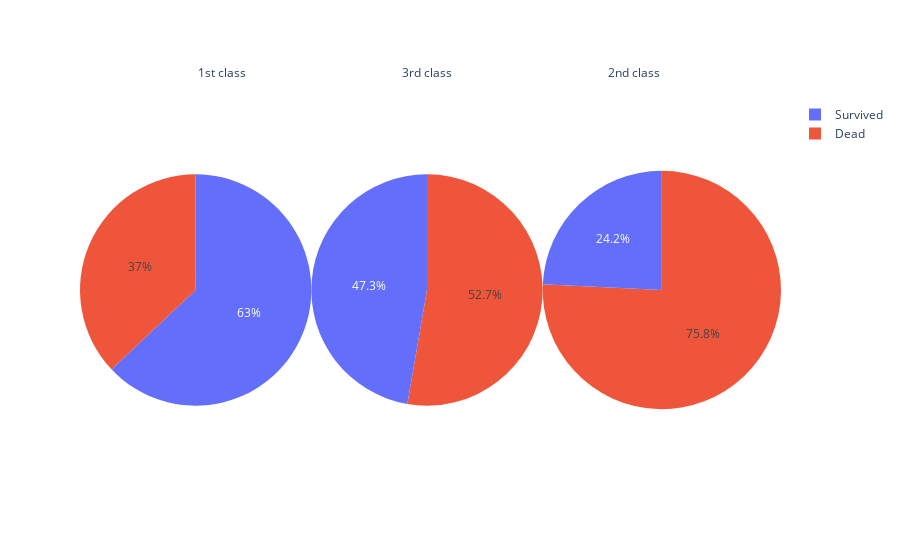

Notebook cell for this chart:
### Code cell
# 여러개 파이 차트를 한 화면에 동시에 올린다 -> domain
import plotly.graph_objects as go

fig = go.Figure()

fig.add_trace(
    go.Pie(
        labels = df_pc.index,
        values = df_pc[1],
        domain = {'x': [0.0,0.33]}
    )
)

fig.add_trace(
    go.Pie(
        labels = df_pc.index,
        values = df_pc[2],
        domain = {'x': [0.33,0.66]}
    )
)

fig.add_trace(
    go.Pie(
        labels = df_pc.index,
        values = df_pc[3],
        domain = {'x': [0.66,1.0]}
    )
)

fig.update_layout(
    annotations = [dict(
                    text = '1st class',
                    x = 0.165,
                    y=1.1,
                    showarrow =False
                    ),
    dict(text = '3rd class',
         x=0.495,
         y=1.1,
        showarrow =False
),
    dict(text = '2nd class',
         x = 0.83,
         y=1.1,
        showarrow =False
)
            ]
        )

fig.show()

### Figure 1 — Plotly figure (JSON) as saved in the notebook; plotly's stock layout.template omitted (floating-point values rounded to 4 significant figures)
{"data": [{"domain": {"x": [0, 0.33]}, "labels": ["Survived", "Dead"], "type": "pie", "values": [136, 80]}, {"domain": {"x": [0.33, 0.66]}, "labels": ["Survived", "Dead"], "type": "pie", "values": [87, 97]}, {"domain": {"x": [0.66, 1]}, "labels": ["Survived", "Dead"], "type": "pie", "values": [119, 372]}], "layout": {"annotations": [{"showarrow": false, "text": "1st class", "x": 0.165, "y": 1.1}, {"showarrow": false, "text": "3rd class", "x": 0.495, "y": 1.1}, {"showarrow": false, "text": "2nd class", "x": 0.83, "y": 1.1}]}}
